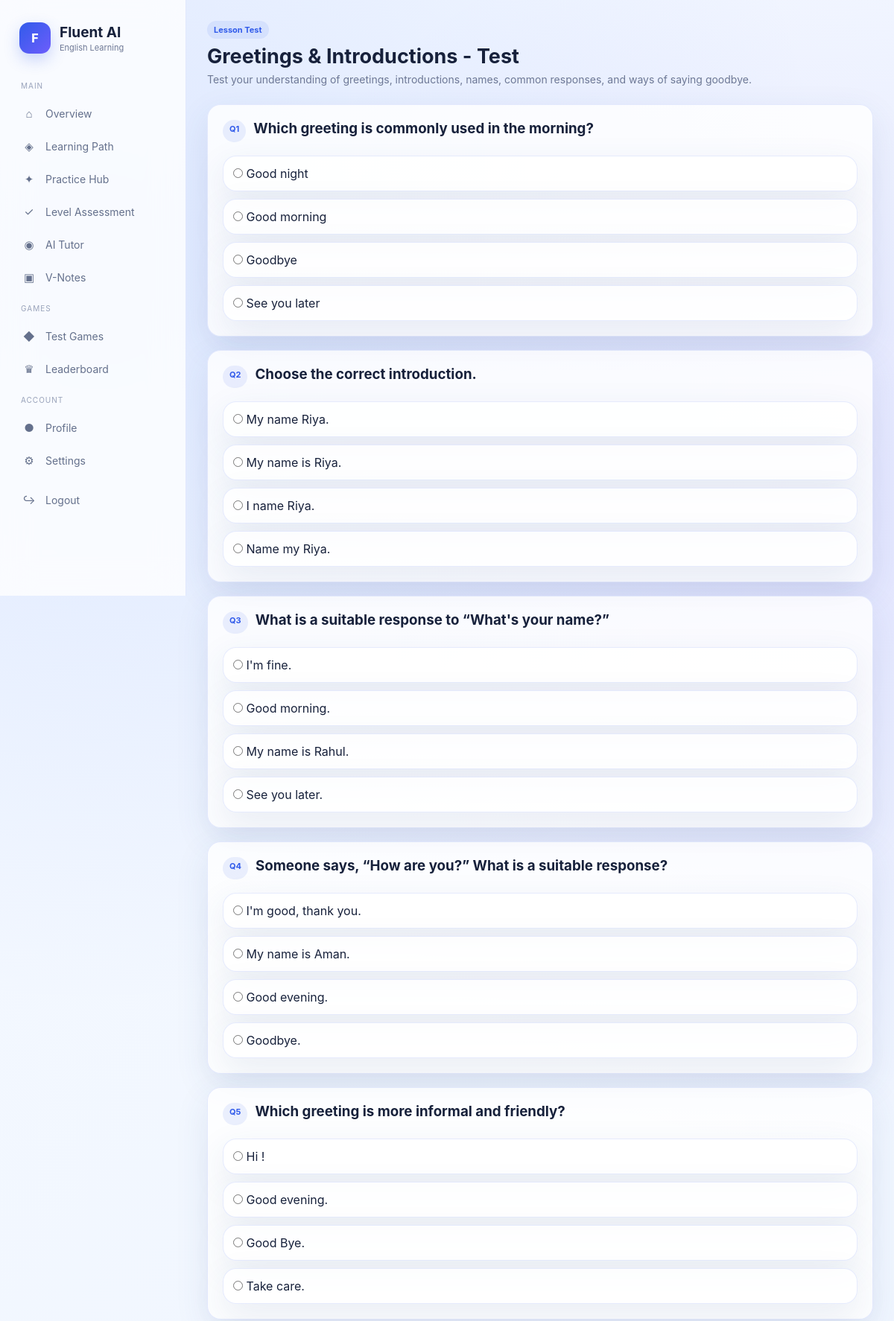
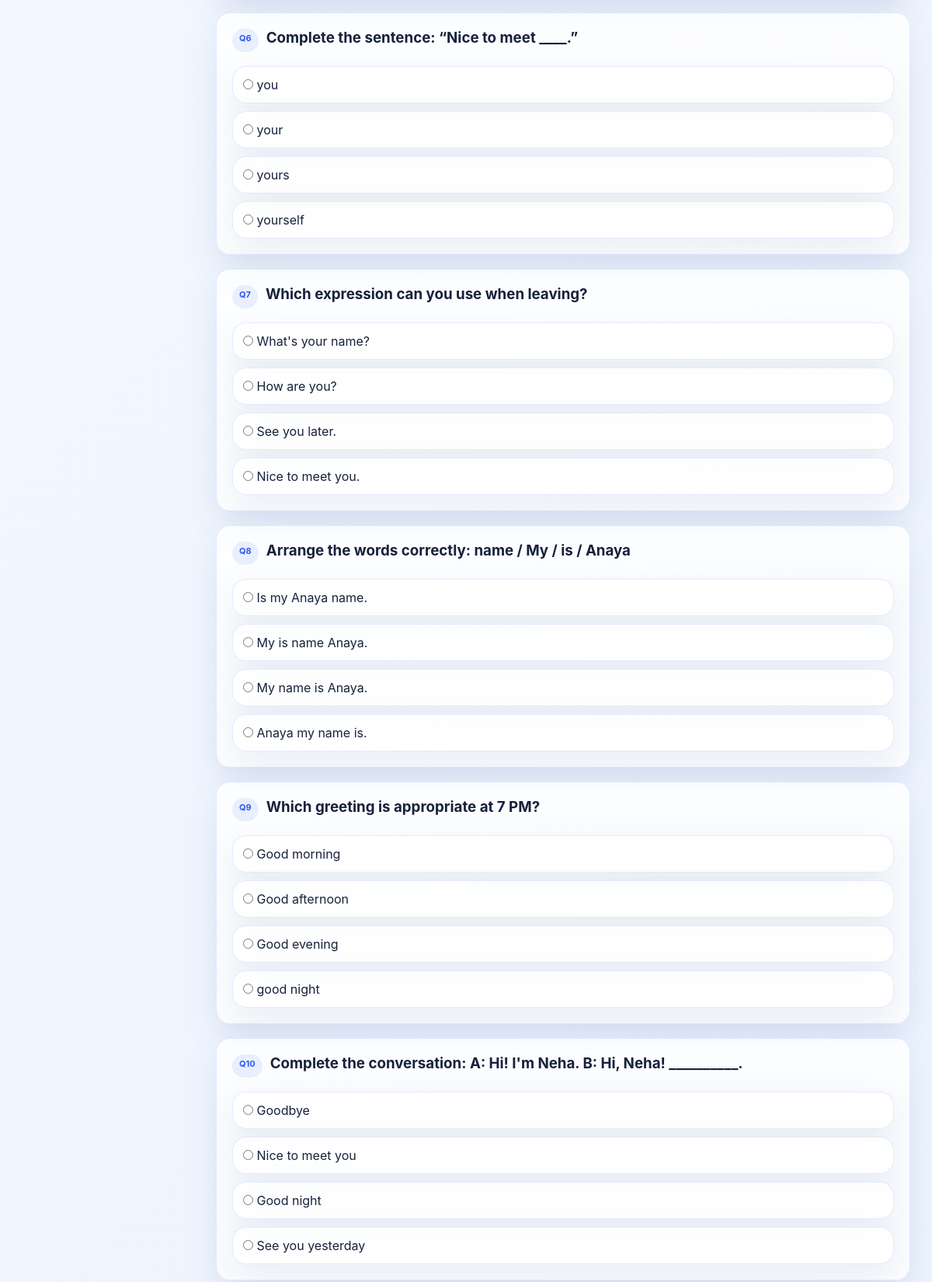
Screenshot of /lesson/1/test/ (signed in, upper part) with the database file from the repository (2 pictures, top to bottom).
### learning/models.py (models this page shows, shortened)
class Quiz(models.Model):
    lesson = models.ForeignKey(
        Lesson,
        on_delete=models.CASCADE,
        related_name="quizzes"
    )
    title = models.CharField(max_length=200)
    description = models.TextField(blank=True)
    created_at = models.DateTimeField(
        auto_now_add=True
    )

class Question(models.Model):
    quiz = models.ForeignKey(
        Quiz,
        on_delete=models.CASCADE,
        related_name="questions"
    )
    question_text = models.TextField()
    option_a = models.CharField(max_length=300)
    option_b = models.CharField(max_length=300)
    option_c = models.CharField(max_length=300)
    option_d = models.CharField(max_length=300)
    correct_answer = models.CharField(max_length=1)
    explanation = models.TextField(blank=True)

### learning/views.py (the view, shortened to what this page needs)
@login_required
def lesson_test(
    request,
    lesson_id
):
    lesson = get_object_or_404(
        Lesson,
        id=lesson_id
    )
    quiz = lesson.quizzes.first()
    questions = list(
        quiz.questions.all()
    )
    return render(
        request,
        "lesson_test.html",
        {
            "lesson": lesson,
            "quiz": quiz,
            "questions": questions,
        }
    )

### learning/templates/lesson_test.html (shortened to what this page needs)
{% extends "base.html" %}
{% block content %}
<div class="topbar">
    <div class="page-title">
        <span class="badge">
            Lesson Test
        </span>
        <h1 style="margin-top:8px;">
            {{ quiz.title }}
        </h1>
        <p>
            {{ quiz.description }}
        </p>
    </div>
</div>
<form method="post">
    {% for question in questions %}
    <div class="card" style="margin-bottom:18px;">
        <div style="display:flex; gap:10px;">
            <span class="badge">
                Q{{ forloop.counter }}
            </span>
            <h3>
                {{ question.question_text }}
            </h3>
        </div>
        <div style="margin-top:18px; display:grid; gap:10px;">
            <label class="card" style="padding:13px; cursor:pointer;">
                <input
                    type="radio"
                    name="question_{{ question.id }}"
                    value="A"
                    required
                >
                {{ question.option_a }}
            </label>
            <label class="card" style="padding:13px; cursor:pointer;">
                <input
                    type="radio"
                    name="question_{{ question.id }}"
                    value="B"
                >
                {{ question.option_b }}
            </label>
            <label class="card" style="padding:13px; cursor:pointer;">
                <input
                    type="radio"
                    name="question_{{ question.id }}"
                    value="C"
                >
                {{ question.option_c }}
            </label>
            <label class="card" style="padding:13px; cursor:pointer;">
                <input
                    type="radio"
                    name="question_{{ question.id }}"
                    value="D"
                >
                {{ question.option_d }}
            </label>
        </div>
    </div>
    {% empty %}
    <div class="card">
        <p class="muted">
            No questions are available for this test.
        </p>
    </div>
    {% endfor %}
</form>
{% endblock %}

### learning/templates/base.html (style rules this page uses)
* { box-sizing: border-box; margin: 0; padding: 0; }
:root { --primary: #315bea; --primary-dark: #2345c7; --secondary: #6d5dfc; --accent: #22a6f2; --bg: #eef5ff; --card: rgba(255, 255, 255, 0.82); --border: rgba(49, 91, 234, 0.12); --text: #17213b; --muted: #6d7895; --success: #16a36a; --danger: #e55353; --shadow: 0 15px 45px rgba(48, 75, 140, 0.10); }
body { font-family: Inter, -apple-system, BlinkMacSystemFont, "Segoe UI", sans-serif; background: radial-gradient(circle at 10% 10%, rgba(78, 126, 255, 0.14), transparent 30%), radial-gradient(circle at 90% 20%, rgba(110, 93, 252, 0.12), transparent 28%), linear-gradient(135deg, #f5f9ff, #edf4ff); color: var(--text); min-height: 100vh; }
button, input, textarea, select { font: inherit; }
.topbar { display: flex; align-items: center; justify-content: space-between; margin-bottom: 25px; }
.page-title h1 { font-size: 27px; line-height: 1.2; }
.page-title p { color: var(--muted); margin-top: 6px; font-size: 14px; }
.card { background: rgba(255,255,255,0.82); border: 1px solid var(--border); border-radius: 18px; padding: 20px; box-shadow: var(--shadow); }
.card h3 { margin-bottom: 7px; }
.badge { display: inline-flex; padding: 5px 9px; border-radius: 20px; font-size: 11px; font-weight: 700; background: rgba(49,91,234,0.09); color: var(--primary); }

### rows the page displays
Quiz: title "Greetings & Introductions - Test", description "Test your understanding of greetings, introductions, names, common responses, and ways of saying goodbye."
Question: question_text "Which greeting is commonly used in the morning?", option_a "Good night", option_b "Good morning", option_c "Goodbye", option_d "See you later"
Question: question_text "Choose the correct introduction.", option_a "My name Riya.", option_b "My name is Riya.", option_c "I name Riya.", option_d "Name my Riya."
Question: question_text "What is a suitable response to “What's your name?”", option_a "I'm fine.", option_b "Good morning.", option_c "My name is Rahul.", option_d "See you later."
Question: question_text "Someone says, “How are you?” What is a suitable response?", option_a "I'm good, thank you.", option_b "My name is Aman.", option_c "Good evening.", option_d "Goodbye."
Question: question_text "Which greeting is more informal and friendly?", option_a "Hi !", option_b "Good evening.", option_c "Good Bye.", option_d "Take care."
Question: question_text "Complete the sentence: “Nice to meet ____.”", option_a "you", option_b "your", option_c "yours", option_d "yourself"
Question: question_text "Which expression can you use when leaving?", option_a "What's your name?", option_b "How are you?", option_c "See you later.", option_d "Nice to meet you."
Question: question_text "Arrange the words correctly: name / My / is / Anaya", option_a "Is my Anaya name.", option_b "My is name Anaya.", option_c "My name is Anaya.", option_d "Anaya my name is."
Question: question_text "Which greeting is appropriate at 7 PM?", option_a "Good morning", option_b "Good afternoon", option_c "Good evening", option_d "good night"
Question: question_text "Complete the conversation: A: Hi! I'm Neha. B: Hi, Neha! __________.", option_a "Goodbye", option_b "Nice to meet you", option_c "Good night", option_d "See you yesterday"
